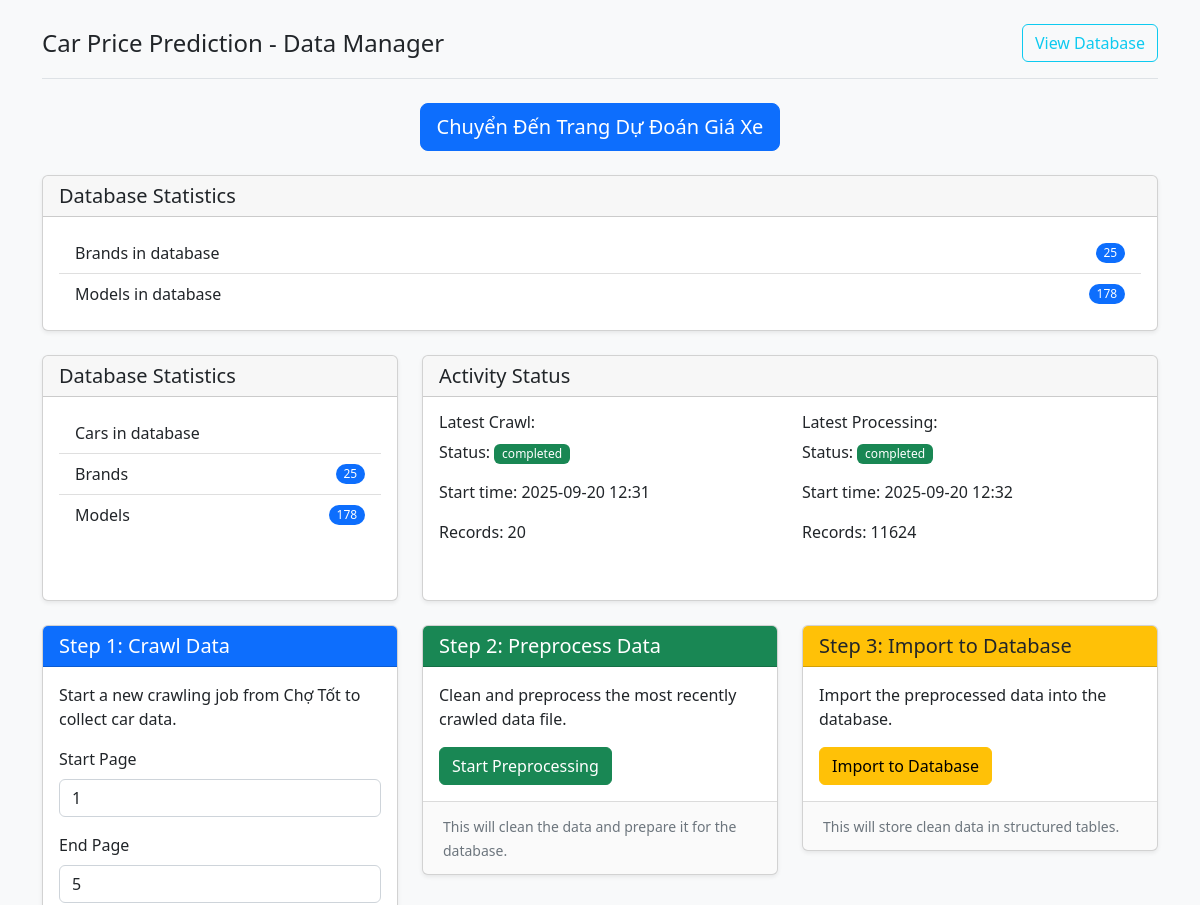
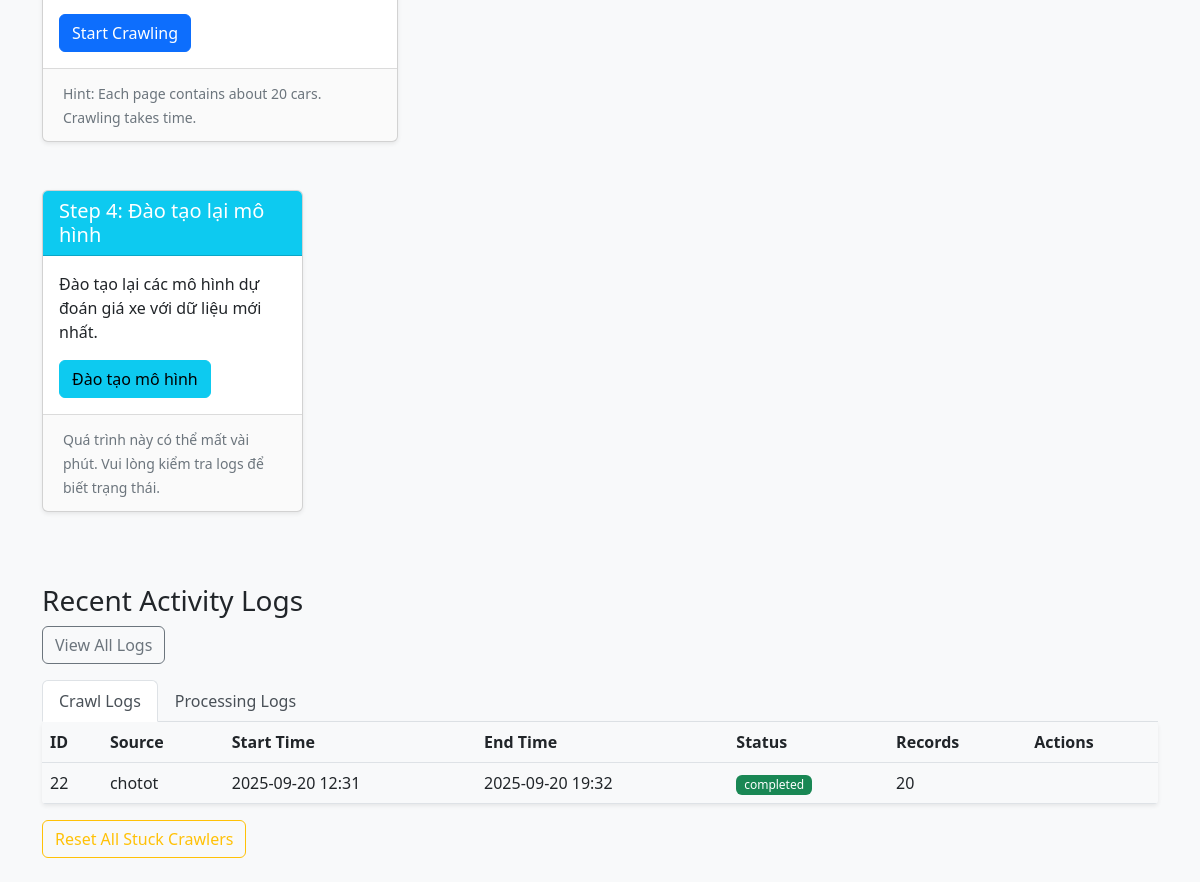
The page / on the database its author committed (2 pictures, top to bottom).
### app/models.py (models this page shows, shortened)
class CrawlLog(db.Model):
    __tablename__ = 'crawl_logs'
    id = db.Column(db.Integer, primary_key=True)
    start_time = db.Column(db.DateTime, default=datetime.utcnow)
    end_time = db.Column(db.DateTime, nullable=True)
    source = db.Column(db.String(100), nullable=False)
    status = db.Column(db.String(20), nullable=False)  # 'running', 'completed', 'failed'
    records_count = db.Column(db.Integer, default=0)
    filename = db.Column(db.String(255), nullable=True)
    error_message = db.Column(db.Text, nullable=True)

class ProcessingLog(db.Model):
    __tablename__ = 'processing_logs'
    id = db.Column(db.Integer, primary_key=True)
    start_time = db.Column(db.DateTime, default=datetime.utcnow)
    end_time = db.Column(db.DateTime, nullable=True)
    input_file = db.Column(db.String(255), nullable=False)
    output_file = db.Column(db.String(255), nullable=True)
    status = db.Column(db.String(20), nullable=False)  # 'running', 'completed', 'failed'
    records_count = db.Column(db.Integer, default=0)
    error_message = db.Column(db.Text, nullable=True)

### app/routes.py (the view)
@main_bp.route('/')
def index():
    brand_count = Brand.query.count()
    model_count = Model.query.count()
    latest_crawl = CrawlLog.query.order_by(CrawlLog.start_time.desc()).first()
    latest_processing = ProcessingLog.query.order_by(ProcessingLog.start_time.desc()).first()
    return render_template('index.html',
                           brand_count=brand_count,
                           model_count=model_count,
                           latest_crawl=latest_crawl,
                           latest_processing=latest_processing)

### app/templates/index.html (shortened to what this page needs)
<!DOCTYPE html>
<html lang="vi">
<head>
    <link rel="stylesheet" href="https://cdn.jsdelivr.net/npm/bootstrap@5.2.3/dist/css/bootstrap.min.css">
    <link rel="stylesheet" href="{{ url_for('static', filename='css/style.css') }}">
</head>
<body>
    <div class="container py-4">
        <header class="pb-3 mb-4 border-bottom">
            <div class="d-flex align-items-center text-dark text-decoration-none">
                <span class="fs-4">Car Price Prediction - Data Manager</span>
                <a href="{{ url_for('main.database_info') }}" class="btn btn-outline-info ms-auto">View Database</a>
            </div>
        </header>
        <div class="row mb-4">
            <div class="col-md-12 text-center">
                <a href="{{ url_for('main.predict') }}" class="btn btn-primary btn-lg">
                     Chuyển Đến Trang Dự Đoán Giá Xe
                </a>
            </div>
        </div>
        <div class="card h-100">
            <div class="card-header">
                <h5 class="card-title mb-0">Database Statistics</h5>
            </div>
            <div class="card-body">
                <ul class="list-group list-group-flush">
                    <li class="list-group-item d-flex justify-content-between align-items-center">
                        Brands in database
                        <span class="badge bg-primary rounded-pill">{{ brand_count }}</span>
                    </li>
                    <li class="list-group-item d-flex justify-content-between align-items-center">
                        Models in database
                        <span class="badge bg-primary rounded-pill">{{ model_count }}</span>
                    </li>
                </ul>
            </div>
        </div>
        <div class="row mb-4">
            <div class="col-md-4">
                <div class="card h-100">
                    <div class="card-header">
                        <h5 class="card-title mb-0">Database Statistics</h5>
                    </div>
                    <div class="card-body">
                        <ul class="list-group list-group-flush">
                            <li class="list-group-item d-flex justify-content-between align-items-center">
                                Cars in database
                            </li>
                            <li class="list-group-item d-flex justify-content-between align-items-center">
                                Brands
                                <span class="badge bg-primary rounded-pill">{{ brand_count }}</span>
                            </li>
                            <li class="list-group-item d-flex justify-content-between align-items-center">
                                Models
                                <span class="badge bg-primary rounded-pill">{{ model_count }}</span>
                            </li>
                        </ul>
                    </div>
                </div>
            </div>
            <div class="col-md-8">
                <div class="card h-100">
                    <div class="card-header">
                        <h5 class="card-title mb-0">Activity Status</h5>
                    </div>
                    <div class="card-body">
                        <div class="row">
                            <div class="col-md-6">
                                <h6>Latest Crawl:</h6>
                                {% if latest_crawl %}
                                <p>Status: <span
                                        class="badge bg-{{ 'success' if latest_crawl.status == 'completed' else 'warning' if latest_crawl.status == 'running' else 'danger' }}">{{
                                        latest_crawl.status }}</span></p>
                                <p>Start time: {{ latest_crawl.start_time.strftime('%Y-%m-%d %H:%M') }}</p>
                                <p>Records: {{ latest_crawl.records_count }}</p>
                                {% else %}
                                <p>No crawling activity recorded yet.</p>
                                {% endif %}
                            </div>
                            <div class="col-md-6">
                                <h6>Latest Processing:</h6>
                                {% if latest_processing %}
                                <p>Status: <span
                                        class="badge bg-{{ 'success' if latest_processing.status == 'completed' else 'warning' if latest_processing.status == 'running' else 'danger' }}">{{
                                        latest_processing.status }}</span></p>
                                <p>Start time: {{ latest_processing.start_time.strftime('%Y-%m-%d %H:%M') }}</p>
                                <p>Records: {{ latest_processing.records_count }}</p>
                                {% else %}
                                <p>No processing activity recorded yet.</p>
                                {% endif %}
                            </div>
                        </div>
                    </div>
                </div>
            </div>
        </div>
        <div class="row">
            <div class="col-md-4 mb-4">
                <div class="card">
                    <div class="card-header bg-primary text-white">
                        <h5 class="card-title mb-0">Step 1: Crawl Data</h5>
                    </div>
                    <div class="card-body">
                        <p class="card-text">Start a new crawling job from Chợ Tốt to collect car data.</p>
                        <form action="{{ url_for('main.crawl') }}" method="post">
                            <div class="mb-3">
                                <label for="start_page" class="form-label">Start Page</label>
                                <input type="number" class="form-control" id="start_page" name="start_page" value="1"
                                    min="1" required>
                            </div>
                            <div class="mb-3">
                                <label for="end_page" class="form-label">End Page</label>
                                <input type="number" class="form-control" id="end_page" name="end_page" value="5"
                                    min="1" required>
                            </div>
                            <button type="submit" class="btn btn-primary">Start Crawling</button>
                        </form>
                    </div>
                    <div class="card-footer">
                        <small class="text-muted">Hint: Each page contains about 20 cars. Crawling takes time.</small>
                    </div>
                </div>
            </div>
            <div class="col-md-4 mb-4">
                <div class="card">
                    <div class="card-header bg-success text-white">
                        <h5 class="card-title mb-0">Step 2: Preprocess Data</h5>
                    </div>
                    <div class="card-body">
                        <p class="card-text">Clean and preprocess the most recently crawled data file.</p>
                        <form action="{{ url_for('main.preprocess') }}" method="post">
                            <button type="submit" class="btn btn-success">Start Preprocessing</button>
                        </form>
                    </div>
                    <div class="card-footer">
                        <small class="text-muted">This will clean the data and prepare it for the database.</small>
                    </div>
                </div>
            </div>
            <div class="col-md-4 mb-4">
                <div class="card">
                    <div class="card-header bg-warning text-dark">
                        <h5 class="card-title mb-0">Step 3: Import to Database</h5>
                    </div>
                    <div class="card-body">
                        <p class="card-text">Import the preprocessed data into the database.</p>
                        <form action="{{ url_for('main.import_to_db') }}" method="post">
                            <button type="submit" class="btn btn-warning">Import to Database</button>
                        </form>
                    </div>
                    <div class="card-footer">
                        <small class="text-muted">This will store clean data in structured tables.</small>
                    </div>
                </div>
            </div>
            <div class="col-md-3 mb-4">
                <div class="card">
                    <div class="card-header bg-info text-white">
                        <h5 class="card-title mb-0">Step 4: Đào tạo lại mô hình</h5>
                    </div>
                    <div class="card-body">
                        <p class="card-text">Đào tạo lại các mô hình dự đoán giá xe với dữ liệu mới nhất.</p>
                        <form action="{{ url_for('main.train_models') }}" method="post">
                            <button type="submit" class="btn btn-info">Đào tạo mô hình</button>
                        </form>
                    </div>
                    <div class="card-footer">
                        <small class="text-muted">Quá trình này có thể mất vài phút. Vui lòng kiểm tra logs để biết
                            trạng thái.</small>
                    </div>
                </div>
            </div>
        </div>
        <div class="row mt-4">
            <div class="col">
                <h3>Recent Activity Logs</h3>
                <div class="mb-3">
                    <a href="{{ url_for('main.logs') }}" class="btn btn-outline-secondary">View All Logs</a>
                </div>
                <ul class="nav nav-tabs" id="myTab" role="tablist">
                    <li class="nav-item" role="presentation">
                        <button class="nav-link active" id="crawl-tab" data-bs-toggle="tab"
                            data-bs-target="#crawl-tab-pane" type="button" role="tab" aria-controls="crawl-tab-pane"
                            aria-selected="true">Crawl Logs</button>
                    </li>
                    <li class="nav-item" role="presentation">
                        <button class="nav-link" id="process-tab" data-bs-toggle="tab"
                            data-bs-target="#process-tab-pane" type="button" role="tab" aria-controls="process-tab-pane"
                            aria-selected="false">Processing Logs</button>
                    </li>
                </ul>
                <div class="tab-content" id="myTabContent">
                    <div class="tab-pane fade show active" id="crawl-tab-pane" role="tabpanel"
                        aria-labelledby="crawl-tab" tabindex="0">
                        {% if latest_crawl %}
                        <div class="table-responsive">
                            <table class="table table-hover">
                                <thead>
                                    <tr>
                                        <th>ID</th>
                                        <th>Source</th>
                                        <th>Start Time</th>
                                        <th>End Time</th>
                                        <th>Status</th>
                                        <th>Records</th>
                                        <th>Actions</th>
                                    </tr>
                                </thead>
                                <tbody>
                                    <tr data-log-id="{{ latest_crawl.id }}">
                                        <td>{{ latest_crawl.id }}</td>
                                        <td>{{ latest_crawl.source }}</td>
                                        <td>{{ latest_crawl.start_time.strftime('%Y-%m-%d %H:%M') }}</td>
                                        <td>{{ latest_crawl.end_time.strftime('%Y-%m-%d %H:%M') if latest_crawl.end_time
                                            else '-' }}</td>
                                        <td><span
                                                class="badge bg-{{ 'success' if latest_crawl.status == 'completed' else 'warning' if latest_crawl.status.startswith('running') else 'danger' }} crawler-status">{{
                                                latest_crawl.status }}</span></td>
                                        <td>{{ latest_crawl.records_count }}</td>
                                        <td class="crawler-actions">
                                        </td>
                                    </tr>
                                </tbody>
                            </table>
                        </div>
                        <div class="mt-3">
                            <button class="btn btn-outline-warning" onclick="checkStuckCrawlers()">
                                Reset All Stuck Crawlers
                            </button>
                        </div>
                        {% else %}
                        <p class="mt-3">No crawl logs found.</p>
                        {% endif %}
                    </div>
                </div>
            </div>
        </div>
    </div>
</body>
</html>

### app/static/css/style.css (style rules this page uses)
body { background-color: #f8f9fa; }
.card { box-shadow: 0 0.125rem 0.25rem rgba(0, 0, 0, 0.075); margin-bottom: 1.5rem; }
.card-header { font-weight: 500; }
.badge { font-weight: 500; padding: 0.35em 0.65em; }
.card { transition: transform 0.3s ease; }
.card-footer { background-color: rgba(0, 0, 0, 0.02); border-top: 1px solid rgba(0, 0, 0, 0.125); padding: 0.75rem 1.25rem; }
.table-responsive { margin-bottom: 1rem; box-shadow: 0 0.125rem 0.25rem rgba(0, 0, 0, 0.075); border-radius: 0.25rem; overflow: hidden; }
.table { margin-bottom: 0; }
.nav-tabs .nav-link { color: #495057; }
.nav-tabs .nav-link.active { font-weight: 500; }

### rows shown on the page
CrawlLog: status "completed", start_time "2025-09-20 12:31", records_count "20", id "22", source "chotot", end_time "2025-09-20 19:32"
ProcessingLog: status "completed", start_time "2025-09-20 12:32", records_count "11624"

### other values the page prints
{{ brand_count }} "25"
{{ model_count }} "178"
